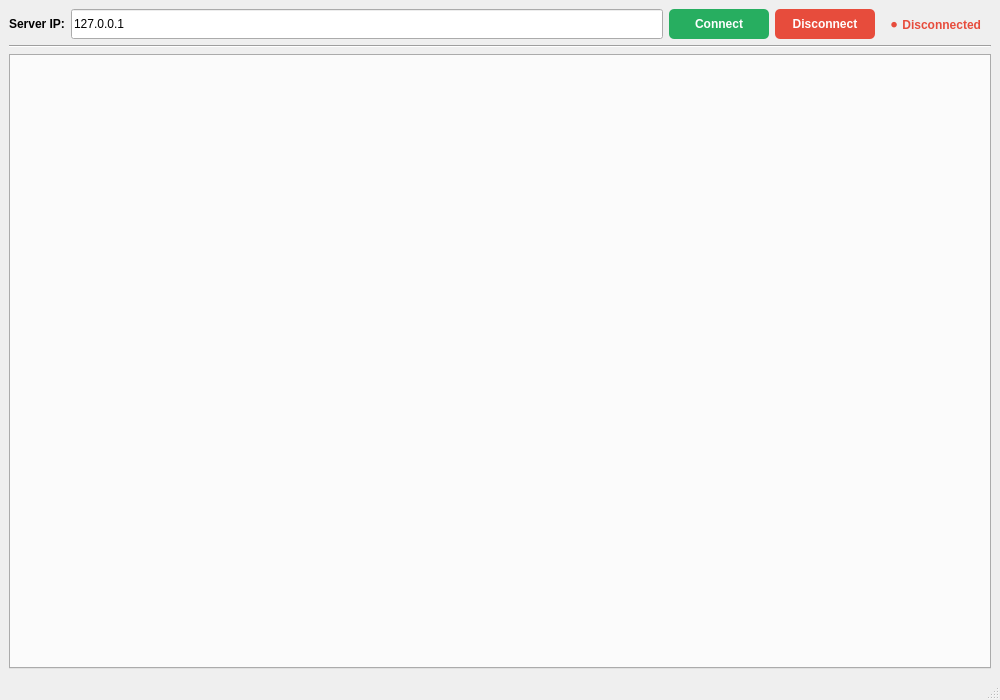
<?xml version="1.0" encoding="UTF-8"?>
<ui version="4.0">
 <class>MainWindow</class>
 <widget class="QMainWindow" name="MainWindow">
  <property name="geometry">
   <rect>
    <x>0</x>
    <y>0</y>
    <width>1000</width>
    <height>700</height>
   </rect>
  </property>
  <property name="windowTitle">
   <string>Remote Control - Client</string>
  </property>
  <widget class="QWidget" name="centralwidget">
   <layout class="QVBoxLayout" name="mainLayout">

    <!-- Connection Panel -->
    <item>
     <layout class="QHBoxLayout" name="connectionLayout">
      <item>
       <widget class="QLabel" name="labelIP">
        <property name="text">
         <string>Server IP:</string>
        </property>
        <property name="styleSheet">
         <string>font-weight: bold;</string>
        </property>
       </widget>
      </item>
      <item>
       <widget class="QLineEdit" name="inputIP">
        <property name="placeholderText">
         <string>Enter server IP address (e.g., 192.168.1.100)</string>
        </property>
        <property name="text">
         <string>127.0.0.1</string>
        </property>
        <property name="minimumSize">
         <size>
          <width>250</width>
          <height>30</height>
         </size>
        </property>
       </widget>
      </item>
      <item>
       <widget class="QPushButton" name="btnConnect">
        <property name="text">
         <string>Connect</string>
        </property>
        <property name="minimumSize">
         <size>
          <width>100</width>
          <height>30</height>
         </size>
        </property>
        <property name="styleSheet">
         <string>background-color: #27ae60; color: white; font-weight: bold; border-radius: 5px;</string>
        </property>
       </widget>
      </item>
      <item>
       <widget class="QPushButton" name="btnDisconnect">
        <property name="text">
         <string>Disconnect</string>
        </property>
        <property name="minimumSize">
         <size>
          <width>100</width>
          <height>30</height>
         </size>
        </property>
        <property name="styleSheet">
         <string>background-color: #e74c3c; color: white; font-weight: bold; border-radius: 5px;</string>
        </property>
       </widget>
      </item>
      <item>
       <widget class="QLabel" name="labelStatus">
        <property name="text">
         <string>⚫ Disconnected</string>
        </property>
        <property name="styleSheet">
         <string>color: #e74c3c; font-weight: bold; padding: 5px;</string>
        </property>
       </widget>
      </item>
     </layout>
    </item>

    <!-- Separator Line -->
    <item>
     <widget class="QFrame" name="separator">
      <property name="frameShape">
       <enum>QFrame::Shape::HLine</enum>
      </property>
      <property name="frameShadow">
       <enum>QFrame::Shadow::Sunken</enum>
      </property>
     </widget>
    </item>

    <!-- Tab Widget -->
    <item>
     <widget class="QTabWidget" name="tabWidget">
      <property name="currentIndex">
       <number>0</number>
      </property>
     </widget>
    </item>

   </layout>
  </widget>

  <!-- Status Bar -->
  <widget class="QStatusBar" name="statusbar"/>

 </widget>
 <resources/>
 <connections/>
</ui>
